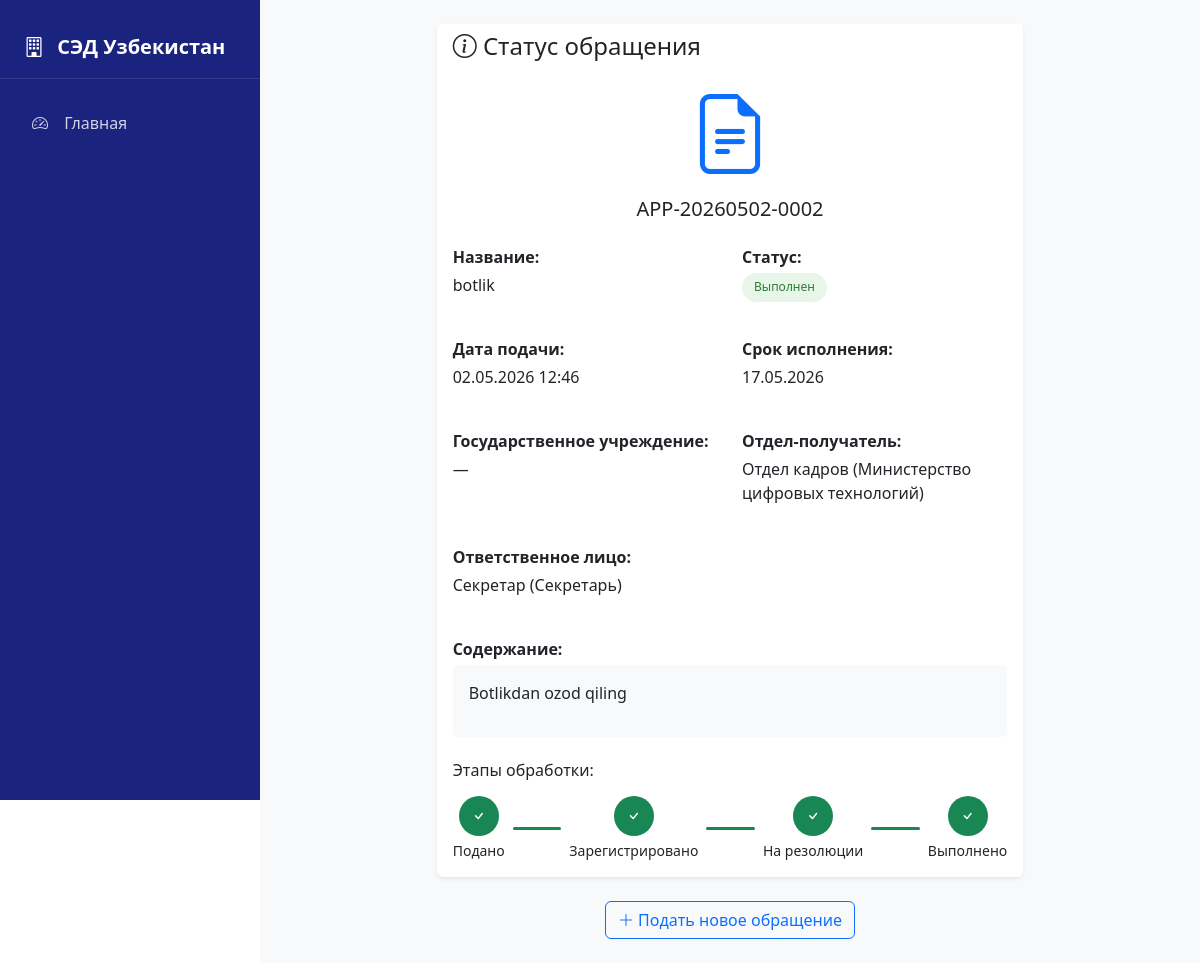
Screenshot of /appeal/APP-20260502-0002/ with the database file from the repository.
### documents/models.py (models this page shows, shortened)
class Document(models.Model):
    DOC_TYPE_CHOICES = [
        ('IN', 'Входящий'),
        ('OUT', 'Исходящий'),
        ('INT', 'Внутренний'),
        ('APP', 'Обращение гражданина'),
    ]
    STATUS_CHOICES = [
        ('DRAFT', 'Черновик'),
        ('REGISTERED', 'Зарегистрирован'),
        ('SENT', 'Отправлен'),
        ('RECEIVED', 'Принят'),
        ('RESOLUTION', 'На резолюции'),
        ('IN_PROGRESS', 'В работе'),
        ('DONE', 'Выполнен'),
        ('OVERDUE', 'Просрочен'),
    ]
    reg_number = models.CharField(max_length=50, unique=True, blank=True)
    title = models.CharField(max_length=500)
    doc_type = models.CharField(max_length=10, choices=DOC_TYPE_CHOICES)
    content = models.TextField(blank=True)
    file = models.FileField(upload_to='documents/%Y/%m/', blank=True, null=True)
    status = models.CharField(max_length=20, choices=STATUS_CHOICES, default='DRAFT')
    created_at = models.DateTimeField(auto_now_add=True)
    updated_at = models.DateTimeField(auto_now=True)
    deadline = models.DateField(null=True, blank=True)
    author = models.ForeignKey(
        User,
        on_delete=models.SET_NULL,
        null=True,
        related_name='authored_documents'
    )
    assigned_to = models.ForeignKey(
        User,
        on_delete=models.SET_NULL,
        null=True,
        blank=True,
        related_name='assigned_documents'
    )
    sender_org = models.CharField(max_length=255, blank=True)
    sender_person = models.CharField(max_length=255, blank=True)
    destination_org = models.CharField(max_length=255, blank=True, help_text='Государственное учреждение-получатель')
    destination_department = models.ForeignKey(
        'Department',
        on_delete=models.SET_NULL,
        null=True,
        blank=True,
        related_name='received_documents',
        help_text='Отдел-получатель'
    )
    destination_person = models.ForeignKey(
        User,
        on_delete=models.SET_NULL,
        null=True,
        blank=True,
        related_name='received_appeals',
        help_text='Лицо, ответственное за обработку'
    )
    ACCEPTANCE_STATUS_CHOICES = [
        ('pending', 'В ожидании'),
        ('accepted', 'Принято'),
        ('rejected', 'Отклонено'),
    ]
    acceptance_status = models.CharField(
        max_length=20,
        choices=ACCEPTANCE_STATUS_CHOICES,
        default='pending',
        help_text='Статус приема входящего документа'
    )
    accepted_by = models.ForeignKey(
        User,
        on_delete=models.SET_NULL,
        null=True,
        blank=True,
        related_name='accepted_documents',
        help_text='Пользователь, принявший документ'
    )
    accepted_at = models.DateTimeField(null=True, blank=True)
    rejection_reason = models.TextField(blank=True, help_text='Причина отклонения документа')
    class Meta:
        verbose_name = 'Документ'
        verbose_name_plural = 'Документы'
        ordering = ['-created_at']
    def is_overdue(self):
        if self.deadline and self.status != 'DONE':
            return timezone.now().date() > self.deadline
        return False

class Department(models.Model):
    DEPARTMENT_TYPE_CHOICES = [
        ('chancellery', 'Канцелярия'),
        ('hr', 'Отдел кадров'),
        ('legal', 'Юридический отдел'),
        ('finance', 'Финансовый отдел'),
        ('it', 'Отдел ИКТ'),
        ('press', 'Пресс-служба'),
        ('appeals', 'Отдел по работе с обращениями'),
        ('other', 'Другой отдел'),
    ]
    name = models.CharField(max_length=255)
    code = models.CharField(max_length=20, unique=True)
    institution = models.ForeignKey(
        Institution,
        on_delete=models.CASCADE,
        related_name='departments',
        null=True,
        blank=True
    )
    department_type = models.CharField(
        max_length=20,
        choices=DEPARTMENT_TYPE_CHOICES,
        default='other'
    )
    description = models.TextField(blank=True)
    created_at = models.DateTimeField(auto_now_add=True)
    class Meta:
        verbose_name = 'Отдел'
        verbose_name_plural = 'Отделы'
        unique_together = ['code', 'institution']
        ordering = ['institution', 'name']
    def __str__(self):
        if self.institution:
            return f"{self.name} ({self.institution.name})"
        return f"{self.name}"

class Institution(models.Model):
    INSTITUTION_TYPE_CHOICES = [
        ('ministry', 'Министерство'),
        ('agency', 'Агентство'),
        ('committee', 'Комитет'),
        ('hokimiyat', 'Хокимият'),
        ('other', 'Другое учреждение'),
    ]
    name = models.CharField(max_length=255, unique=True)
    institution_type = models.CharField(max_length=20, choices=INSTITUTION_TYPE_CHOICES)
    code = models.CharField(max_length=20, unique=True, blank=True)
    description = models.TextField(blank=True)
    created_at = models.DateTimeField(auto_now_add=True)
    class Meta:
        verbose_name = 'Государственное учреждение'
        verbose_name_plural = 'Государственные учреждения'
        ordering = ['name']

class User(AbstractUser):
    ROLE_CHOICES = [
        ('citizen', 'Гражданин'),
        ('secretary', 'Секретарь'),
        ('head', 'Руководитель'),
        ('executor', 'Исполнитель'),
        ('admin', 'Администратор'),
    ]
    role = models.CharField(max_length=20, choices=ROLE_CHOICES, default='citizen')
    full_name = models.CharField(max_length=255, blank=True)
    phone = models.CharField(max_length=20, blank=True)
    department = models.ForeignKey(
        'Department',
        on_delete=models.SET_NULL,
        null=True,
        blank=True,
        related_name='users'
    )
    class Meta:
        verbose_name = 'Пользователь'
        verbose_name_plural = 'Пользователи'

### documents/views.py (the view)
# urls.py: path('appeal/<str:reg_number>/', views.appeal_status, name='appeal_status'),
def appeal_status(request, reg_number):
    document = get_object_or_404(Document, reg_number=reg_number, doc_type='APP')
    return render(request, 'documents/appeal_status.html', {'document': document})

### documents/context_processors.py (called while the page is built)
def notifications(request):
    if request.user.is_authenticated:
        unread = Notification.objects.filter(user=request.user, is_read=False)
        return {
            'notifications': unread,
            'unread_count': unread.count()
        }
    return {
        'notifications': [],
        'unread_count': 0
    }

### templates/documents/appeal_status.html (shortened to what this page needs)
{% extends 'base.html' %}
{% block content %}
<div class="row justify-content-center">
  <div class="col-lg-8">
    <div class="card border-0 shadow-sm">
      <div class="card-header bg-white border-0">
        <h4 class="mb-0"><i class="bi bi-info-circle"></i> Статус обращения</h4>
      </div>
      <div class="card-body">
        <div class="text-center mb-4">
          <div class="display-1 text-primary">
            <i class="bi bi-file-earmark-text"></i>
          </div>
          <h5 class="mt-3">{{ document.reg_number }}</h5>
        </div>
        <div class="row mb-4">
          <div class="col-md-6">
            <p class="mb-1"><strong>Название:</strong></p>
            <p>{{ document.title }}</p>
          </div>
          <div class="col-md-6">
            <p class="mb-1"><strong>Статус:</strong></p>
            <span class="status-badge status-{{ document.status }}"
              >{{ document.get_status_display }}</span
            >
          </div>
        </div>
        <div class="row mb-4">
          <div class="col-md-6">
            <p class="mb-1"><strong>Дата подачи:</strong></p>
            <p>{{ document.created_at|date:"d.m.Y H:i" }}</p>
          </div>
          <div class="col-md-6">
            <p class="mb-1"><strong>Срок исполнения:</strong></p>
            {% if document.deadline %}
            <p class="{% if document.is_overdue %}text-danger fw-bold{% endif %}">
              {{ document.deadline|date:"d.m.Y" }}
            </p>
            {% else %}
            <p>—</p>
            {% endif %}
          </div>
        </div>
        {% if document.destination_org or document.destination_department or document.destination_person %}
        <div class="row mb-4">
          <div class="col-md-6">
            <p class="mb-1"><strong>Государственное учреждение:</strong></p>
            <p>{{ document.destination_org|default:"—" }}</p>
          </div>
          <div class="col-md-6">
            <p class="mb-1"><strong>Отдел-получатель:</strong></p>
            <p>{{ document.destination_department|default:"—" }}</p>
          </div>
        </div>
        <div class="row mb-4">
          <div class="col-md-6">
            <p class="mb-1"><strong>Ответственное лицо:</strong></p>
            <p>
              {% if document.destination_person %}
              {{ document.destination_person.get_full_name|default:document.destination_person.username }} ({{ document.destination_person.get_role_display }})
              {% else %}
              —
              {% endif %}
            </p>
          </div>
        </div>
        {% endif %}
        {% if document.content %}
        <div class="mb-4">
          <p class="mb-1"><strong>Содержание:</strong></p>
          <div class="p-3 bg-light rounded">
            {{ document.content|linebreaks }}
          </div>
        </div>
        {% endif %}
        <div class="mt-4">
          <h6>Этапы обработки:</h6>
          <div class="d-flex justify-content-between align-items-center mt-3">
            <div class="text-center">
              <div
                class="rounded-circle bg-success text-white d-inline-flex align-items-center justify-content-center"
                style="width: 40px; height: 40px"
              >
                <i class="bi bi-check"></i>
              </div>
              <div class="small mt-1">Подано</div>
            </div>
            <div class="flex-grow-1 mx-2">
              <div class="progress" style="height: 3px">
                <div class="progress-bar bg-success" style="width: 100%"></div>
              </div>
            </div>
            <div class="text-center">
              <div
                class="rounded-circle {% if document.status != 'DRAFT' %}bg-success{% else %}bg-secondary{% endif %} text-white d-inline-flex align-items-center justify-content-center"
                style="width: 40px; height: 40px"
              >
                <i class="bi bi-check"></i>
              </div>
              <div class="small mt-1">Зарегистрировано</div>
            </div>
            <div class="flex-grow-1 mx-2">
              <div class="progress" style="height: 3px">
                <div
                  class="progress-bar {% if document.status != 'DRAFT' %}bg-success{% else %}bg-secondary{% endif %}"
                  style="width: 100%"
                ></div>
              </div>
            </div>
            <div class="text-center">
              <div
                class="rounded-circle {% if document.status in 'RESOLUTION,IN_PROGRESS,DONE' %}bg-success{% else %}bg-secondary{% endif %} text-white d-inline-flex align-items-center justify-content-center"
                style="width: 40px; height: 40px"
              >
                <i class="bi bi-check"></i>
              </div>
              <div class="small mt-1">На резолюции</div>
            </div>
            <div class="flex-grow-1 mx-2">
              <div class="progress" style="height: 3px">
                <div
                  class="progress-bar {% if document.status in 'RESOLUTION,IN_PROGRESS,DONE' %}bg-success{% else %}bg-secondary{% endif %}"
                  style="width: 100%"
                ></div>
              </div>
            </div>
            <div class="text-center">
              <div
                class="rounded-circle {% if document.status == 'DONE' %}bg-success{% else %}bg-secondary{% endif %} text-white d-inline-flex align-items-center justify-content-center"
                style="width: 40px; height: 40px"
              >
                <i class="bi bi-check"></i>
              </div>
              <div class="small mt-1">Выполнено</div>
            </div>
          </div>
        </div>
      </div>
    </div>
    <div class="text-center mt-4">
      <a href="{% url 'citizen_appeal' %}" class="btn btn-outline-primary">
        <i class="bi bi-plus-lg"></i> Подать новое обращение
      </a>
    </div>
  </div>
</div>
{% endblock %}

### templates/base.html (style rules this page uses)
:root { --sidebar-width: 260px; }
body { min-height: 100vh; }
.status-badge { font-size: 0.75rem; padding: 0.35rem 0.75rem; border-radius: 2rem; font-weight: 500; display: inline-block; }
.status-DONE { background: #e8f5e9; color: #2e7d32; }

### rows the page displays
Document: reg_number "APP-20260502-0002", title "botlik", status "Выполнен", created_at "02.05.2026 12:46", deadline "17.05.2026", destination_org "—", destination_department "Отдел кадров (Министерство цифровых технологий)", destination_person.get_full_name "Секретар", destination_person.role "Секретарь", content "Botlikdan ozod qiling"
